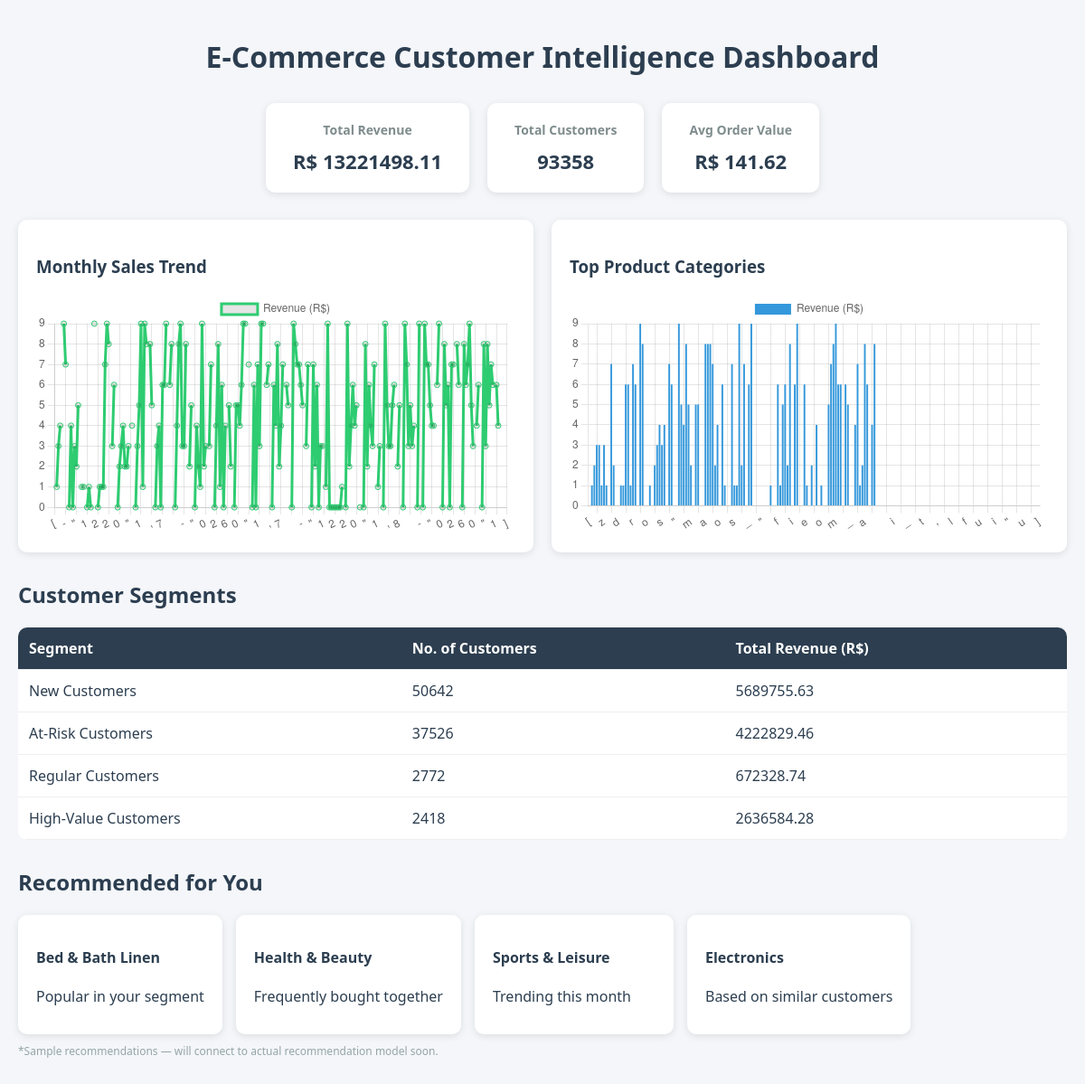
The page / on the database its author committed.
### tables this page shows
CREATE TABLE "customer_data" (
"customer_unique_id" TEXT,
  "total_spend" REAL,
  "Customer_Category" TEXT
);

### app.py (the view)
@app.route('/')
def dashboard():
    monthly_sales, top_products, customer_data = get_data()
    total_revenue = round(customer_data['total_spend'].sum(), 2)
    total_customers = customer_data['customer_unique_id'].nunique()
    avg_order_value = round(customer_data['total_spend'].mean(), 2)
    segment_counts = customer_data['Customer_Category'].value_counts().to_dict()
    segment_revenue = customer_data.groupby('Customer_Category')['total_spend'].sum().round(2).to_dict()
    monthly_labels = monthly_sales['month'].astype(str).tolist()
    monthly_values = monthly_sales['revenue'].tolist()
    top_product_labels = top_products['category'].tolist()
    top_product_values = top_products['revenue'].tolist()
    dummy_recommendations = [
        {"product": "Bed & Bath Linen", "reason": "Popular in your segment"},
        {"product": "Health & Beauty", "reason": "Frequently bought together"},
        {"product": "Sports & Leisure", "reason": "Trending this month"},
        {"product": "Electronics", "reason": "Based on similar customers"},
    ]
    return render_template(
        'dashboard.html',
        total_revenue=total_revenue,
        total_customers=total_customers,
        avg_order_value=avg_order_value,
        segment_counts=segment_counts,
        segment_revenue=segment_revenue,
        monthly_labels=json.dumps(monthly_labels),
        monthly_values=json.dumps(monthly_values),
        top_product_labels=json.dumps(top_product_labels),
        top_product_values=json.dumps(top_product_values),
        recommendations=dummy_recommendations,
    )

### app.py (called while the page is built)
def get_data():
    conn = sqlite3.connect('data/ecommerce.db')
    monthly_sales = pd.read_sql('SELECT * FROM monthly_sales', conn)
    top_products = pd.read_sql('SELECT * FROM top_products', conn)
    customer_data = pd.read_sql('SELECT * FROM customer_data', conn)
    conn.close()
    return monthly_sales, top_products, customer_data

### templates/dashboard.html (shortened to what this page needs)
<!DOCTYPE html>
<html lang="en">
<head>
<link rel="stylesheet" href="{{ url_for('static', filename='style.css') }}">
</head>
<body>
<h1>E-Commerce Customer Intelligence Dashboard</h1>
<div class="kpi-container">
    <div class="kpi-card">
        <h3>Total Revenue</h3>
        <p>R$ {{ total_revenue }}</p>
    </div>
    <div class="kpi-card">
        <h3>Total Customers</h3>
        <p>{{ total_customers }}</p>
    </div>
    <div class="kpi-card">
        <h3>Avg Order Value</h3>
        <p>R$ {{ avg_order_value }}</p>
    </div>
</div>
<div class="chart-container">
    <div class="chart-box">
        <h3>Monthly Sales Trend</h3>
        <canvas id="monthlyChart"></canvas>
    </div>
    <div class="chart-box">
        <h3>Top Product Categories</h3>
        <canvas id="productChart"></canvas>
    </div>
</div>
<div class="segment-container">
    <h2>Customer Segments</h2>
    <table>
        <tr><th>Segment</th><th>No. of Customers</th><th>Total Revenue (R$)</th></tr>
        {% for segment, count in segment_counts.items() %}
        <tr>
            <td>{{ segment }}</td>
            <td>{{ count }}</td>
            <td>{{ segment_revenue.get(segment, 0) }}</td>
        </tr>
        {% endfor %}
    </table>
</div>
<div class="reco-container">
    <h2>Recommended for You</h2>
    <div class="reco-cards">
        {% for r in recommendations %}
        <div class="reco-card">
            <h4>{{ r.product }}</h4>
            <p>{{ r.reason }}</p>
        </div>
        {% endfor %}
    </div>
    <p class="note">*Sample recommendations — will connect to actual recommendation model soon.</p>
</div>
<script>
// Monthly Sales Line Chart
new Chart(document.getElementById('monthlyChart'), {
    type: 'line',
    data: {
        labels: {{ monthly_labels|tojson }},
        datasets: [{
            label: 'Revenue (R$)',
            data: {{ monthly_values|tojson }},
            borderColor: '#2ecc71',
            fill: false,
        }]
    }
});
// Top Products Bar Chart
new Chart(document.getElementById('productChart'), {
    type: 'bar',
    data: {
        labels: {{ top_product_labels|tojson }},
        datasets: [{
            label: 'Revenue (R$)',
            data: {{ top_product_values|tojson }},
            backgroundColor: '#3498db',
        }]
    }
});
</script>
</body>
</html>

### static/style.css (style rules this page uses)
body { font-family: 'Segoe UI', sans-serif; background: #f4f6f9; margin: 0; padding: 20px; color: #2c3e50; }
h1 { text-align: center; margin-bottom: 30px; }
.kpi-container { display: flex; gap: 20px; justify-content: center; margin-bottom: 30px; }
.kpi-card { background: white; padding: 20px 30px; border-radius: 10px; box-shadow: 0 2px 8px rgba(0,0,0,0.1); text-align: center; }
.kpi-card h3 { margin: 0 0 10px 0; font-size: 14px; color: #7f8c8d; }
.kpi-card p { margin: 0; font-size: 22px; font-weight: bold; color: #2c3e50; }
.chart-container { display: flex; gap: 20px; margin-bottom: 30px; }
.chart-box { background: white; padding: 20px; border-radius: 10px; flex: 1; box-shadow: 0 2px 8px rgba(0,0,0,0.1); }
table { width: 100%; border-collapse: collapse; background: white; border-radius: 10px; overflow: hidden; }
th, td { padding: 12px; text-align: left; border-bottom: 1px solid #eee; }
th { background: #2c3e50; color: white; }
.reco-container { margin-top: 30px; }
.reco-cards { display: flex; gap: 15px; flex-wrap: wrap; }
.reco-card { background: white; padding: 15px 20px; border-radius: 10px; box-shadow: 0 2px 8px rgba(0,0,0,0.1); min-width: 180px; }
.note { font-size: 12px; color: #95a5a6; margin-top: 10px; }

### rows shown on the page
customer_data: Customer_Category "New Customers", count "50642", get "5689755.63"
customer_data: Customer_Category "At-Risk Customers", count "37526", get "4222829.46"
customer_data: Customer_Category "Regular Customers", count "2772", get "672328.74"
customer_data: Customer_Category "High-Value Customers", count "2418", get "2636584.28"

### other values the page prints
{{ total_revenue }} "13221498.11"
{{ total_customers }} "93358"
{{ avg_order_value }} "141.62"
{{ r.product }} "Bed & Bath Linen" "Health & Beauty" "Sports & Leisure" "Electronics"
{{ r.reason }} "Popular in your segment" "Frequently bought together" "Trending this month" "Based on similar customers"
chart data {{ top_product_values|tojson }} "[1233131.72, 1166176.98, 1023434.76, 954852.55, 888724.61, 711927.6900000001, 615628.69, 610204.1, 578966.65, 471286.48]"
